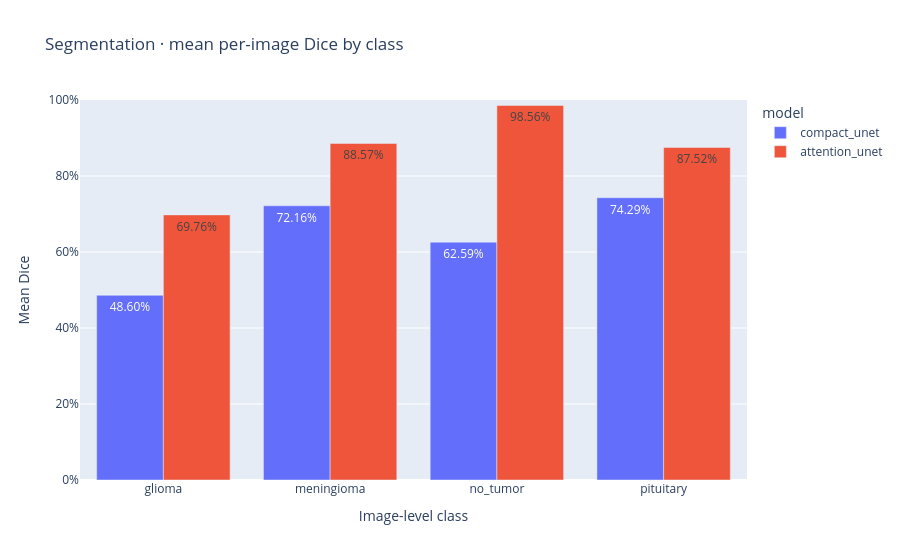

Notebook code cell kept with this figure:
### Code cell
seg_rows = []
for name, metrics in segmentation_test_metrics.items():
    for label, values in metrics["per_class"].items():
        seg_rows.append({"model": name, "class": label, "Dice": values["dice"], "IoU": values["iou"], "support": values["support"]})
seg_per_class = pd.DataFrame(seg_rows)
fig = px.bar(seg_per_class, x="class", y="Dice", color="model", barmode="group", text_auto=".2%",
             category_orders={"class": classes}, title="Segmentation · mean per-image Dice by class")
fig.update_layout(yaxis_tickformat=".0%", yaxis_range=[0, 1], xaxis_title="Image-level class", yaxis_title="Mean Dice")
fig.show()
display(seg_per_class)

### Figure 1 — Plotly figure (JSON) as saved in the notebook; plotly's stock layout.template omitted (floating-point values rounded to 4 significant figures)
{"data": [{"alignmentgroup": "True", "hovertemplate": "model=compact_unet<br>class=%{x}<br>Dice=%{y}<extra></extra>", "legendgroup": "compact_unet", "marker": {"color": "#636efa", "pattern": {"shape": ""}}, "name": "compact_unet", "offsetgroup": "compact_unet", "orientation": "v", "showlegend": true, "textposition": "auto", "texttemplate": "%{y:.2%}", "type": "bar", "x": ["glioma", "meningioma", "no_tumor", "pituitary"], "xaxis": "x", "y": [0.486, 0.7216, 0.6259, 0.7429], "yaxis": "y"}, {"alignmentgroup": "True", "hovertemplate": "model=attention_unet<br>class=%{x}<br>Dice=%{y}<extra></extra>", "legendgroup": "attention_unet", "marker": {"color": "#EF553B", "pattern": {"shape": ""}}, "name": "attention_unet", "offsetgroup": "attention_unet", "orientation": "v", "showlegend": true, "textposition": "auto", "texttemplate": "%{y:.2%}", "type": "bar", "x": ["glioma", "meningioma", "no_tumor", "pituitary"], "xaxis": "x", "y": [0.6976, 0.8857, 0.9856, 0.8752], "yaxis": "y"}], "layout": {"barmode": "group", "legend": {"title": {"text": "model"}, "tracegroupgap": 0}, "title": {"text": "Segmentation · mean per-image Dice by class"}, "xaxis": {"anchor": "y", "categoryarray": ["glioma", "meningioma", "no_tumor", "pituitary"], "categoryorder": "array", "domain": [0, 1], "title": {"text": "Image-level class"}}, "yaxis": {"anchor": "x", "domain": [0, 1], "range": [0, 1], "tickformat": ".0%", "title": {"text": "Mean Dice"}}}}
